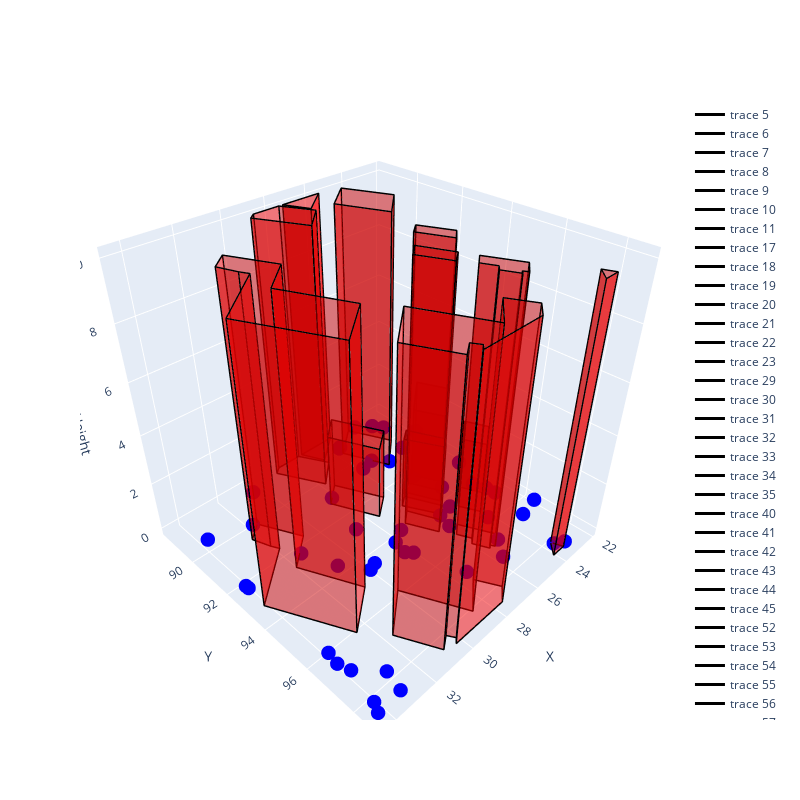

Notebook code cell kept with this figure:
### Code cell
initial_plot(delivary_locations=delivary_loc, obstacles=obstacles)

### Figure 1 — Plotly figure (JSON) as saved in the notebook; plotly's stock layout.template omitted (floating-point values rounded to 4 significant figures)
{"data": [{"color": "red", "i": [0, 0], "j": [1, 2], "k": [2, 3], "opacity": 0.5, "type": "mesh3d", "x": [27.81, 28.74, 28.74, 27.81], "y": [90.75, 91.42, 91.42, 90.75], "z": [0, 0, 3, 3]}, {"color": "red", "i": [0, 0], "j": [1, 2], "k": [2, 3], "opacity": 0.5, "type": "mesh3d", "x": [28.74, 27.8, 27.8, 28.74], "y": [91.42, 93.15, 93.15, 91.42], "z": [0, 0, 3, 3]}, {"color": "red", "i": [0, 0], "j": [1, 2], "k": [2, 3], "opacity": 0.5, "type": "mesh3d", "x": [27.8, 26.81, 26.81, 27.8], "y": [93.15, 92.53, 92.53, 93.15], "z": [0, 0, 3, 3]}, {"color": "red", "i": [0, 0], "j": [1, 2], "k": [2, 3], "opacity": 0.5, "type": "mesh3d", "x": [26.81, 27.81, 27.81, 26.81], "y": [92.53, 90.75, 90.75, 92.53], "z": [0, 0, 3, 3]}, {"color": "red", "i": [0, 0], "j": [1, 2], "k": [2, 3], "opacity": 0.5, "type": "mesh3d", "x": [27.81, 27.81, 27.81, 27.81], "y": [90.75, 90.75, 90.75, 90.75], "z": [0, 0, 3, 3]}, {"line": {"color": "black", "width": 3}, "mode": "lines", "type": "scatter3d", "x": [27.81, 28.74, 27.8, 26.81, 27.81, 27.81], "y": [90.75, 91.42, 93.15, 92.53, 90.75, 90.75], "z": [3, 3, 3, 3, 3, 3]}, {"line": {"color": "black", "width": 3}, "mode": "lines", "type": "scatter3d", "x": [27.81, 28.74, 27.8, 26.81, 27.81, 27.81], "y": [90.75, 91.42, 93.15, 92.53, 90.75, 90.75], "z": [0, 0, 0, 0, 0, 0]}, {"line": {"color": "black", "width": 3}, "mode": "lines", "type": "scatter3d", "x": [27.81, 27.81, 28.74, 28.74, 27.81], "y": [90.75, 90.75, 91.42, 91.42, 90.75], "z": [0, 3, 3, 0, 0]}, {"line": {"color": "black", "width": 3}, "mode": "lines", "type": "scatter3d", "x": [28.74, 28.74, 27.8, 27.8, 28.74], "y": [91.42, 91.42, 93.15, 93.15, 91.42], "z": [0, 3, 3, 0, 0]}, {"line": {"color": "black", "width": 3}, "mode": "lines", "type": "scatter3d", "x": [27.8, 27.8, 26.81, 26.81, 27.8], "y": [93.15, 93.15, 92.53, 92.53, 93.15], "z": [0, 3, 3, 0, 0]}, {"line": {"color": "black", "width": 3}, "mode": "lines", "type": "scatter3d", "x": [26.81, 26.81, 27.81, 27.81, 26.81], "y": [92.53, 92.53, 90.75, 90.75, 92.53], "z": [0, 3, 3, 0, 0]}, {"line": {"color": "black", "width": 3}, "mode": "lines", "type": "scatter3d", "x": [27.81, 27.81, 27.81, 27.81, 27.81], "y": [90.75, 90.75, 90.75, 90.75, 90.75], "z": [0, 3, 3, 0, 0]}, {"color": "red", "i": [0, 0], "j": [1, 2], "k": [2, 3], "opacity": 0.5, "type": "mesh3d", "x": [23.11, 24.81, 24.81, 23.11], "y": [91.25, 92.4, 92.4, 91.25], "z": [0, 0, 3, 3]}, {"color": "red", "i": [0, 0], "j": [1, 2], "k": [2, 3], "opacity": 0.5, "type": "mesh3d", "x": [24.81, 24.21, 24.21, 24.81], "y": [92.4, 93.45, 93.45, 92.4], "z": [0, 0, 3, 3]}, {"color": "red", "i": [0, 0], "j": [1, 2], "k": [2, 3], "opacity": 0.5, "type": "mesh3d", "x": [24.21, 22.51, 22.51, 24.21], "y": [93.45, 92.35, 92.35, 93.45], "z": [0, 0, 3, 3]}, {"color": "red", "i": [0, 0], "j": [1, 2], "k": [2, 3], "opacity": 0.5, "type": "mesh3d", "x": [22.51, 23.11, 23.11, 22.51], "y": [92.35, 91.25, 91.25, 92.35], "z": [0, 0, 3, 3]}, {"color": "red", "i": [0, 0], "j": [1, 2], "k": [2, 3], "opacity": 0.5, "type": "mesh3d", "x": [23.11, 23.11, 23.11, 23.11], "y": [91.25, 91.25, 91.25, 91.25], "z": [0, 0, 3, 3]}, {"line": {"color": "black", "width": 3}, "mode": "lines", "type": "scatter3d", "x": [23.11, 24.81, 24.21, 22.51, 23.11, 23.11], "y": [91.25, 92.4, 93.45, 92.35, 91.25, 91.25], "z": [3, 3, 3, 3, 3, 3]}, {"line": {"color": "black", "width": 3}, "mode": "lines", "type": "scatter3d", "x": [23.11, 24.81, 24.21, 22.51, 23.11, 23.11], "y": [91.25, 92.4, 93.45, 92.35, 91.25, 91.25], "z": [0, 0, 0, 0, 0, 0]}, {"line": {"color": "black", "width": 3}, "mode": "lines", "type": "scatter3d", "x": [23.11, 23.11, 24.81, 24.81, 23.11], "y": [91.25, 91.25, 92.4, 92.4, 91.25], "z": [0, 3, 3, 0, 0]}, {"line": {"color": "black", "width": 3}, "mode": "lines", "type": "scatter3d", "x": [24.81, 24.81, 24.21, 24.21, 24.81], "y": [92.4, 92.4, 93.45, 93.45, 92.4], "z": [0, 3, 3, 0, 0]}, {"line": {"color": "black", "width": 3}, "mode": "lines", "type": "scatter3d", "x": [24.21, 24.21, 22.51, 22.51, 24.21], "y": [93.45, 93.45, 92.35, 92.35, 93.45], "z": [0, 3, 3, 0, 0]}, {"line": {"color": "black", "width": 3}, "mode": "lines", "type": "scatter3d", "x": [22.51, 22.51, 23.11, 23.11, 22.51], "y": [92.35, 92.35, 91.25, 91.25, 92.35], "z": [0, 3, 3, 0, 0]}, {"line": {"color": "black", "width": 3}, "mode": "lines", "type": "scatter3d", "x": [23.11, 23.11, 23.11, 23.11, 23.11], "y": [91.25, 91.25, 91.25, 91.25, 91.25], "z": [0, 3, 3, 0, 0]}, {"color": "red", "i": [0, 0], "j": [1, 2], "k": [2, 3], "opacity": 0.5, "type": "mesh3d", "x": [24.55, 25.96, 25.96, 24.55], "y": [88.6, 89.55, 89.55, 88.6], "z": [0, 0, 10, 10]}, {"color": "red", "i": [0, 0], "j": [1, 2], "k": [2, 3], "opacity": 0.5, "type": "mesh3d", "x": [25.96, 25.01, 25.01, 25.96], "y": [89.55, 91.35, 91.35, 89.55], "z": [0, 0, 10, 10]}, {"color": "red", "i": [0, 0], "j": [1, 2], "k": [2, 3], "opacity": 0.5, "type": "mesh3d", "x": [25.01, 23.61, 23.61, 25.01], "y": [91.35, 90.32, 90.32, 91.35], "z": [0, 0, 10, 10]}, {"color": "red", "i": [0, 0], "j": [1, 2], "k": [2, 3], "opacity": 0.5, "type": "mesh3d", "x": [23.61, 24.55, 24.55, 23.61], "y": [90.32, 88.6, 88.6, 90.32], "z": [0, 0, 10, 10]}, {"color": "red", "i": [0, 0], "j": [1, 2], "k": [2, 3], "opacity": 0.5, "type": "mesh3d", "x": [24.55, 24.55, 24.55, 24.55], "y": [88.6, 88.6, 88.6, 88.6], "z": [0, 0, 10, 10]}, {"line": {"color": "black", "width": 3}, "mode": "lines", "type": "scatter3d", "x": [24.55, 25.96, 25.01, 23.61, 24.55, 24.55], "y": [88.6, 89.55, 91.35, 90.32, 88.6, 88.6], "z": [10, 10, 10, 10, 10, 10]}, {"line": {"color": "black", "width": 3}, "mode": "lines", "type": "scatter3d", "x": [24.55, 25.96, 25.01, 23.61, 24.55, 24.55], "y": [88.6, 89.55, 91.35, 90.32, 88.6, 88.6], "z": [0, 0, 0, 0, 0, 0]}, {"line": {"color": "black", "width": 3}, "mode": "lines", "type": "scatter3d", "x": [24.55, 24.55, 25.96, 25.96, 24.55], "y": [88.6, 88.6, 89.55, 89.55, 88.6], "z": [0, 10, 10, 0, 0]}, {"line": {"color": "black", "width": 3}, "mode": "lines", "type": "scatter3d", "x": [25.96, 25.96, 25.01, 25.01, 25.96], "y": [89.55, 89.55, 91.35, 91.35, 89.55], "z": [0, 10, 10, 0, 0]}, {"line": {"color": "black", "width": 3}, "mode": "lines", "type": "scatter3d", "x": [25.01, 25.01, 23.61, 23.61, 25.01], "y": [91.35, 91.35, 90.32, 90.32, 91.35], "z": [0, 10, 10, 0, 0]}, {"line": {"color": "black", "width": 3}, "mode": "lines", "type": "scatter3d", "x": [23.61, 23.61, 24.55, 24.55, 23.61], "y": [90.32, 90.32, 88.6, 88.6, 90.32], "z": [0, 10, 10, 0, 0]}, {"line": {"color": "black", "width": 3}, "mode": "lines", "type": "scatter3d", "x": [24.55, 24.55, 24.55, 24.55, 24.55], "y": [88.6, 88.6, 88.6, 88.6, 88.6], "z": [0, 10, 10, 0, 0]}, {"color": "red", "i": [0, 0], "j": [1, 2], "k": [2, 3], "opacity": 0.5, "type": "mesh3d", "x": [25.6, 27.42, 27.42, 25.6], "y": [88.45, 88.45, 88.45, 88.45], "z": [0, 0, 10, 10]}, {"color": "red", "i": [0, 0], "j": [1, 2], "k": [2, 3], "opacity": 0.5, "type": "mesh3d", "x": [27.42, 26.92, 26.92, 27.42], "y": [88.45, 89.35, 89.35, 88.45], "z": [0, 0, 10, 10]}, {"color": "red", "i": [0, 0], "j": [1, 2], "k": [2, 3], "opacity": 0.5, "type": "mesh3d", "x": [26.92, 25.6, 25.6, 26.92], "y": [89.35, 88.45, 88.45, 89.35], "z": [0, 0, 10, 10]}, {"color": "red", "i": [0, 0], "j": [1, 2], "k": [2, 3], "opacity": 0.5, "type": "mesh3d", "x": [25.6, 25.6, 25.6, 25.6], "y": [88.45, 88.45, 88.45, 88.45], "z": [0, 0, 10, 10]}, {"line": {"color": "black", "width": 3}, "mode": "lines", "type": "scatter3d", "x": [25.6, 27.42, 26.92, 25.6, 25.6], "y": [88.45, 88.45, 89.35, 88.45, 88.45], "z": [10, 10, 10, 10, 10]}, {"line": {"color": "black", "width": 3}, "mode": "lines", "type": "scatter3d", "x": [25.6, 27.42, 26.92, 25.6, 25.6], "y": [88.45, 88.45, 89.35, 88.45, 88.45], "z": [0, 0, 0, 0, 0]}, {"line": {"color": "black", "width": 3}, "mode": "lines", "type": "scatter3d", "x": [25.6, 25.6, 27.42, 27.42, 25.6], "y": [88.45, 88.45, 88.45, 88.45, 88.45], "z": [0, 10, 10, 0, 0]}, {"line": {"color": "black", "width": 3}, "mode": "lines", "type": "scatter3d", "x": [27.42, 27.42, 26.92, 26.92, 27.42], "y": [88.45, 88.45, 89.35, 89.35, 88.45], "z": [0, 10, 10, 0, 0]}, {"line": {"color": "black", "width": 3}, "mode": "lines", "type": "scatter3d", "x": [26.92, 26.92, 25.6, 25.6, 26.92], "y": [89.35, 89.35, 88.45, 88.45, 89.35], "z": [0, 10, 10, 0, 0]}, {"line": {"color": "black", "width": 3}, "mode": "lines", "type": "scatter3d", "x": [25.6, 25.6, 25.6, 25.6, 25.6], "y": [88.45, 88.45, 88.45, 88.45, 88.45], "z": [0, 10, 10, 0, 0]}, {"color": "red", "i": [0, 0], "j": [1, 2], "k": [2, 3], "opacity": 0.5, "type": "mesh3d", "x": [27.61, 28.81, 28.81, 27.61], "y": [88.45, 88.45, 88.45, 88.45], "z": [0, 0, 10, 10]}, {"color": "red", "i": [0, 0], "j": [1, 2], "k": [2, 3], "opacity": 0.5, "type": "mesh3d", "x": [28.81, 29.12, 29.12, 28.81], "y": [88.45, 88.66, 88.66, 88.45], "z": [0, 0, 10, 10]}, {"color": "red", "i": [0, 0], "j": [1, 2], "k": [2, 3], "opacity": 0.5, "type": "mesh3d", "x": [29.12, 28.02, 28.02, 29.12], "y": [88.66, 90.45, 90.45, 88.66], "z": [0, 0, 10, 10]}, {"color": "red", "i": [0, 0], "j": [1, 2], "k": [2, 3], "opacity": 0.5, "type": "mesh3d", "x": [28.02, 26.9, 26.9, 28.02], "y": [90.45, 89.57, 89.57, 90.45], "z": [0, 0, 10, 10]}, {"color": "red", "i": [0, 0], "j": [1, 2], "k": [2, 3], "opacity": 0.5, "type": "mesh3d", "x": [26.9, 27.61, 27.61, 26.9], "y": [89.57, 88.45, 88.45, 89.57], "z": [0, 0, 10, 10]}, {"color": "red", "i": [0, 0], "j": [1, 2], "k": [2, 3], "opacity": 0.5, "type": "mesh3d", "x": [27.61, 27.61, 27.61, 27.61], "y": [88.45, 88.45, 88.45, 88.45], "z": [0, 0, 10, 10]}, {"line": {"color": "black", "width": 3}, "mode": "lines", "type": "scatter3d", "x": [27.61, 28.81, 29.12, 28.02, 26.9, 27.61, 27.61], "y": [88.45, 88.45, 88.66, 90.45, 89.57, 88.45, 88.45], "z": [10, 10, 10, 10, 10, 10, 10]}, {"line": {"color": "black", "width": 3}, "mode": "lines", "type": "scatter3d", "x": [27.61, 28.81, 29.12, 28.02, 26.9, 27.61, 27.61], "y": [88.45, 88.45, 88.66, 90.45, 89.57, 88.45, 88.45], "z": [0, 0, 0, 0, 0, 0, 0]}, {"line": {"color": "black", "width": 3}, "mode": "lines", "type": "scatter3d", "x": [27.61, 27.61, 28.81, 28.81, 27.61], "y": [88.45, 88.45, 88.45, 88.45, 88.45], "z": [0, 10, 10, 0, 0]}, {"line": {"color": "black", "width": 3}, "mode": "lines", "type": "scatter3d", "x": [28.81, 28.81, 29.12, 29.12, 28.81], "y": [88.45, 88.45, 88.66, 88.66, 88.45], "z": [0, 10, 10, 0, 0]}, {"line": {"color": "black", "width": 3}, "mode": "lines", "type": "scatter3d", "x": [29.12, 29.12, 28.02, 28.02, 29.12], "y": [88.66, 88.66, 90.45, 90.45, 88.66], "z": [0, 10, 10, 0, 0]}, {"line": {"color": "black", "width": 3}, "mode": "lines", "type": "scatter3d", "x": [28.02, 28.02, 26.9, 26.9, 28.02], "y": [90.45, 90.45, 89.57, 89.57, 90.45], "z": [0, 10, 10, 0, 0]}, {"line": {"color": "black", "width": 3}, "mode": "lines", "type": "scatter3d", "x": [26.9, 26.9, 27.61, 27.61, 26.9], "y": [89.57, 89.57, 88.45, 88.45, 89.57], "z": [0, 10, 10, 0, 0]}, {"line": {"color": "black", "width": 3}, "mode": "lines", "type": "scatter3d", "x": [27.61, 27.61, 27.61, 27.61, 27.61], "y": [88.45, 88.45, 88.45, 88.45, 88.45], "z": [0, 10, 10, 0, 0]}, {"color": "red", "i": [0, 0], "j": [1, 2], "k": [2, 3], "opacity": 0.5, "type": "mesh3d", "x": [25.33, 25.86, 25.86, 25.33], "y": [92.62, 92.95, 92.95, 92.62], "z": [0, 0, 10, 10]}, {"color": "red", "i": [0, 0], "j": [1, 2], "k": [2, 3], "opacity": 0.5, "type": "mesh3d", "x": [25.86, 25.21, 25.21, 25.86], "y": [92.95, 94.15, 94.15, 92.95], "z": [0, 0, 10, 10]}, {"color": "red", "i": [0, 0], "j": [1, 2], "k": [2, 3], "opacity": 0.5, "type": "mesh3d", "x": [25.21, 24.69, 24.69, 25.21], "y": [94.15, 93.78, 93.78, 94.15], "z": [0, 0, 10, 10]}, {"color": "red", "i": [0, 0], "j": [1, 2], "k": [2, 3], "opacity": 0.5, "type": "mesh3d", "x": [24.69, 25.33, 25.33, 24.69], "y": [93.78, 92.63, 92.63, 93.78], "z": [0, 0, 10, 10]}, {"color": "red", "i": [0, 0], "j": [1, 2], "k": [2, 3], "opacity": 0.5, "type": "mesh3d", "x": [25.33, 25.33, 25.33, 25.33], "y": [92.63, 92.62, 92.62, 92.63], "z": [0, 0, 10, 10]}, {"line": {"color": "black", "width": 3}, "mode": "lines", "type": "scatter3d", "x": [25.33, 25.86, 25.21, 24.69, 25.33, 25.33], "y": [92.62, 92.95, 94.15, 93.78, 92.63, 92.62], "z": [10, 10, 10, 10, 10, 10]}, {"line": {"color": "black", "width": 3}, "mode": "lines", "type": "scatter3d", "x": [25.33, 25.86, 25.21, 24.69, 25.33, 25.33], "y": [92.62, 92.95, 94.15, 93.78, 92.63, 92.62], "z": [0, 0, 0, 0, 0, 0]}, {"line": {"color": "black", "width": 3}, "mode": "lines", "type": "scatter3d", "x": [25.33, 25.33, 25.86, 25.86, 25.33], "y": [92.62, 92.62, 92.95, 92.95, 92.62], "z": [0, 10, 10, 0, 0]}, {"line": {"color": "black", "width": 3}, "mode": "lines", "type": "scatter3d", "x": [25.86, 25.86, 25.21, 25.21, 25.86], "y": [92.95, 92.95, 94.15, 94.15, 92.95], "z": [0, 10, 10, 0, 0]}, {"line": {"color": "black", "width": 3}, "mode": "lines", "type": "scatter3d", "x": [25.21, 25.21, 24.69, 24.69, 25.21], "y": [94.15, 94.15, 93.78, 93.78, 94.15], "z": [0, 10, 10, 0, 0]}, {"line": {"color": "black", "width": 3}, "mode": "lines", "type": "scatter3d", "x": [24.69, 24.69, 25.33, 25.33, 24.69], "y": [93.78, 93.78, 92.63, 92.63, 93.78], "z": [0, 10, 10, 0, 0]}, {"line": {"color": "black", "width": 3}, "mode": "lines", "type": "scatter3d", "x": [25.33, 25.33, 25.33, 25.33, 25.33], "y": [92.63, 92.63, 92.62, 92.62, 92.63], "z": [0, 10, 10, 0, 0]}, {"color": "red", "i": [0, 0], "j": [1, 2], "k": [2, 3], "opacity": 0.5, "type": "mesh3d", "x": [26.11, 26.62, 26.62, 26.11], "y": [93.05, 93.35, 93.35, 93.05], "z": [0, 0, 3, 3]}, {"color": "red", "i": [0, 0], "j": [1, 2], "k": [2, 3], "opacity": 0.5, "type": "mesh3d", "x": [26.62, 25.81, 25.81, 26.62], "y": [93.35, 94.65, 94.65, 93.35], "z": [0, 0, 3, 3]}, {"color": "red", "i": [0, 0], "j": [1, 2], "k": [2, 3], "opacity": 0.5, "type": "mesh3d", "x": [25.81, 25.39, 25.39, 25.81], "y": [94.65, 94.35, 94.35, 94.65], "z": [0, 0, 3, 3]}, {"color": "red", "i": [0, 0], "j": [1, 2], "k": [2, 3], "opacity": 0.5, "type": "mesh3d", "x": [25.39, 26.11, 26.11, 25.39], "y": [94.35, 93.05, 93.05, 94.35], "z": [0, 0, 3, 3]}, {"color": "red", "i": [0, 0], "j": [1, 2], "k": [2, 3], "opacity": 0.5, "type": "mesh3d", "x": [26.11, 26.11, 26.11, 26.11], "y": [93.05, 93.05, 93.05, 93.05], "z": [0, 0, 3, 3]}, {"line": {"color": "black", "width": 3}, "mode": "lines", "type": "scatter3d", "x": [26.11, 26.62, 25.81, 25.39, 26.11, 26.11], "y": [93.05, 93.35, 94.65, 94.35, 93.05, 93.05], "z": [3, 3, 3, 3, 3, 3]}, {"line": {"color": "black", "width": 3}, "mode": "lines", "type": "scatter3d", "x": [26.11, 26.62, 25.81, 25.39, 26.11, 26.11], "y": [93.05, 93.35, 94.65, 94.35, 93.05, 93.05], "z": [0, 0, 0, 0, 0, 0]}, {"line": {"color": "black", "width": 3}, "mode": "lines", "type": "scatter3d", "x": [26.11, 26.11, 26.62, 26.62, 26.11], "y": [93.05, 93.05, 93.35, 93.35, 93.05], "z": [0, 3, 3, 0, 0]}, {"line": {"color": "black", "width": 3}, "mode": "lines", "type": "scatter3d", "x": [26.62, 26.62, 25.81, 25.81, 26.62], "y": [93.35, 93.35, 94.65, 94.65, 93.35], "z": [0, 3, 3, 0, 0]}, {"line": {"color": "black", "width": 3}, "mode": "lines", "type": "scatter3d", "x": [25.81, 25.81, 25.39, 25.39, 25.81], "y": [94.65, 94.65, 94.35, 94.35, 94.65], "z": [0, 3, 3, 0, 0]}, {"line": {"color": "black", "width": 3}, "mode": "lines", "type": "scatter3d", "x": [25.39, 25.39, 26.11, 26.11, 25.39], "y": [94.35, 94.35, 93.05, 93.05, 94.35], "z": [0, 3, 3, 0, 0]}, {"line": {"color": "black", "width": 3}, "mode": "lines", "type": "scatter3d", "x": [26.11, 26.11, 26.11, 26.11, 26.11], "y": [93.05, 93.05, 93.05, 93.05, 93.05], "z": [0, 3, 3, 0, 0]}, {"color": "red", "i": [0, 0], "j": [1, 2], "k": [2, 3], "opacity": 0.5, "type": "mesh3d", "x": [26.72, 27.32, 27.32, 26.72], "y": [93.65, 94.05, 94.05, 93.65], "z": [0, 0, 10, 10]}, {"color": "red", "i": [0, 0], "j": [1, 2], "k": [2, 3], "opacity": 0.5, "type": "mesh3d", "x": [27.32, 26.69, 26.69, 27.32], "y": [94.05, 95.18, 95.18, 94.05], "z": [0, 0, 10, 10]}, {"color": "red", "i": [0, 0], "j": [1, 2], "k": [2, 3], "opacity": 0.5, "type": "mesh3d", "x": [26.69, 26.1, 26.1, 26.69], "y": [95.18, 94.83, 94.83, 95.18], "z": [0, 0, 10, 10]}, {"color": "red", "i": [0, 0], "j": [1, 2], "k": [2, 3], "opacity": 0.5, "type": "mesh3d", "x": [26.1, 26.72, 26.72, 26.1], "y": [94.83, 93.65, 93.65, 94.83], "z": [0, 0, 10, 10]}, {"color": "red", "i": [0, 0], "j": [1, 2], "k": [2, 3], "opacity": 0.5, "type": "mesh3d", "x": [26.72, 26.72, 26.72, 26.72], "y": [93.65, 93.65, 93.65, 93.65], "z": [0, 0, 10, 10]}, {"line": {"color": "black", "width": 3}, "mode": "lines", "type": "scatter3d", "x": [26.72, 27.32, 26.69, 26.1, 26.72, 26.72], "y": [93.65, 94.05, 95.18, 94.83, 93.65, 93.65], "z": [10, 10, 10, 10, 10, 10]}, {"line": {"color": "black", "width": 3}, "mode": "lines", "type": "scatter3d", "x": [26.72, 27.32, 26.69, 26.1, 26.72, 26.72], "y": [93.65, 94.05, 95.18, 94.83, 93.65, 93.65], "z": [0, 0, 0, 0, 0, 0]}, {"line": {"color": "black", "width": 3}, "mode": "lines", "type": "scatter3d", "x": [26.72, 26.72, 27.32, 27.32, 26.72], "y": [93.65, 93.65, 94.05, 94.05, 93.65], "z": [0, 10, 10, 0, 0]}, {"line": {"color": "black", "width": 3}, "mode": "lines", "type": "scatter3d", "x": [27.32, 27.32, 26.69, 26.69, 27.32], "y": [94.05, 94.05, 95.18, 95.18, 94.05], "z": [0, 10, 10, 0, 0]}, {"line": {"color": "black", "width": 3}, "mode": "lines", "type": "scatter3d", "x": [26.69, 26.69, 26.1, 26.1, 26.69], "y": [95.18, 95.18, 94.83, 94.83, 95.18], "z": [0, 10, 10, 0, 0]}, {"line": {"color": "black", "width": 3}, "mode": "lines", "type": "scatter3d", "x": [26.1, 26.1, 26.72, 26.72, 26.1], "y": [94.83, 94.83, 93.65, 93.65, 94.83], "z": [0, 10, 10, 0, 0]}, {"line": {"color": "black", "width": 3}, "mode": "lines", "type": "scatter3d", "x": [26.72, 26.72, 26.72, 26.72, 26.72], "y": [93.65, 93.65, 93.65, 93.65, 93.65], "z": [0, 10, 10, 0, 0]}, {"color": "red", "i": [0, 0], "j": [1, 2], "k": [2, 3], "opacity": 0.5, "type": "mesh3d", "x": [25.81, 26.29, 26.29, 25.81], "y": [95.4, 95.7, 95.7, 95.4], "z": [0, 0, 10, 10]}, {"color": "red", "i": [0, 0], "j": [1, 2], "k": [2, 3], "opacity": 0.5, "type": "mesh3d", "x": [26.29, 26.01, 26.01, 26.29], "y": [95.7, 96.2, 96.2, 95.7], "z": [0, 0, 10, 10]}, {"color": "red", "i": [0, 0], "j": [1, 2], "k": [2, 3], "opacity": 0.5, "type": "mesh3d", "x": [26.01, 26.25, 26.25, 26.01], "y": [96.2, 96.37, 96.37, 96.2], "z": [0, 0, 10, 10]}, {"color": "red", "i": [0, 0], "j": [1, 2], "k": [2, 3], "opacity": 0.5, "type": "mesh3d", "x": [26.25, 25.93, 25.93, 26.25], "y": [96.37, 96.94, 96.94, 96.37], "z": [0, 0, 10, 10]}, {"color": "red", "i": [0, 0], "j": [1, 2], "k": [2, 3], "opacity": 0.5, "type": "mesh3d", "x": [25.93, 25.8, 25.8, 25.93], "y": [96.94, 96.84, 96.84, 96.94], "z": [0, 0, 10, 10]}, {"color": "red", "i": [0, 0], "j": [1, 2], "k": [2, 3], "opacity": 0.5, "type": "mesh3d", "x": [25.8, 25.69, 25.69, 25.8], "y": [96.84, 97.01, 97.01, 96.84], "z": [0, 0, 10, 10]}, {"color": "red", "i": [0, 0], "j": [1, 2], "k": [2, 3], "opacity": 0.5, "type": "mesh3d", "x": [25.69, 25.11, 25.11, 25.69], "y": [97.01, 96.65, 96.65, 97.01], "z": [0, 0, 10, 10]}, {"color": "red", "i": [0, 0], "j": [1, 2], "k": [2, 3], "opacity": 0.5, "type": "mesh3d", "x": [25.11, 25.81, 25.81, 25.11], "y": [96.65, 95.4, 95.4, 96.65], "z": [0, 0, 10, 10]}, {"color": "red", "i": [0, 0], "j": [1, 2], "k": [2, 3], "opacity": 0.5, "type": "mesh3d", "x": [25.81, 25.81, 25.81, 25.81], "y": [95.4, 95.4, 95.4, 95.4], "z": [0, 0, 10, 10]}, {"line": {"color": "black", "width": 3}, "mode": "lines", "type": "scatter3d", "x": [25.81, 26.29, 26.01, 26.25, 25.93, 25.8, 25.69, 25.11, 25.81, 25.81], "y": [95.4, 95.7, 96.2, 96.37, 96.94, 96.84, 97.01, 96.65, 95.4, 95.4], "z": [10, 10, 10, 10, 10, 10, 10, 10, 10, 10]}, {"line": {"color": "black", "width": 3}, "mode": "lines", "type": "scatter3d", "x": [25.81, 26.29, 26.01, 26.25, 25.93, 25.8, 25.69, 25.11, 25.81, 25.81], "y": [95.4, 95.7, 96.2, 96.37, 96.94, 96.84, 97.01, 96.65, 95.4, 95.4], "z": [0, 0, 0, 0, 0, 0, 0, 0, 0, 0]}, {"line": {"color": "black", "width": 3}, "mode": "lines", "type": "scatter3d", "x": [25.81, 25.81, 26.29, 26.29, 25.81], "y": [95.4, 95.4, 95.7, 95.7, 95.4], "z": [0, 10, 10, 0, 0]}, {"line": {"color": "black", "width": 3}, "mode": "lines", "type": "scatter3d", "x": [26.29, 26.29, 26.01, 26.01, 26.29], "y": [95.7, 95.7, 96.2, 96.2, 95.7], "z": [0, 10, 10, 0, 0]}, {"line": {"color": "black", "width": 3}, "mode": "lines", "type": "scatter3d", "x": [26.01, 26.01, 26.25, 26.25, 26.01], "y": [96.2, 96.2, 96.37, 96.37, 96.2], "z": [0, 10, 10, 0, 0]}, {"line": {"color": "black", "width": 3}, "mode": "lines", "type": "scatter3d", "x": [26.25, 26.25, 25.93, 25.93, 26.25], "y": [96.37, 96.37, 96.94, 96.94, 96.37], "z": [0, 10, 10, 0, 0]}, {"line": {"color": "black", "width": 3}, "mode": "lines", "type": "scatter3d", "x": [25.93, 25.93, 25.8, 25.8, 25.93], "y": [96.94, 96.94, 96.84, 96.84, 96.94], "z": [0, 10, 10, 0, 0]}, {"line": {"color": "black", "width": 3}, "mode": "lines", "type": "scatter3d", "x": [25.8, 25.8, 25.69, 25.69, 25.8], "y": [96.84, 96.84, 97.01, 97.01, 96.84], "z": [0, 10, 10, 0, 0]}, {"line": {"color": "black", "width": 3}, "mode": "lines", "type": "scatter3d", "x": [25.69, 25.69, 25.11, 25.11, 25.69], "y": [97.01, 97.01, 96.65, 96.65, 97.01], "z": [0, 10, 10, 0, 0]}, {"line": {"color": "black", "width": 3}, "mode": "lines", "type": "scatter3d", "x": [25.11, 25.11, 25.81, 25.81, 25.11], "y": [96.65, 96.65, 95.4, 95.4, 96.65], "z": [0, 10, 10, 0, 0]}, {"line": {"color": "black", "width": 3}, "mode": "lines", "type": "scatter3d", "x": [25.81, 25.81, 25.81, 25.81, 25.81], "y": [95.4, 95.4, 95.4, 95.4, 95.4], "z": [0, 10, 10, 0, 0]}, {"color": "red", "i": [0, 0], "j": [1, 2], "k": [2, 3], "opacity": 0.5, "type": "mesh3d", "x": [23.9, 24.91, 24.91, 23.9], "y": [94.15, 94.81, 94.81, 94.15], "z": [0, 0, 3, 3]}, {"color": "red", "i": [0, 0], "j": [1, 2], "k": [2, 3], "opacity": 0.5, "type": "mesh3d", "x": [24.91, 24.48, 24.48, 24.91], "y": [94.81, 95.57, 95.57, 94.81], "z": [0, 0, 3, 3]}, {"color": "red", "i": [0, 0], "j": [1, 2], "k": [2, 3], "opacity": 0.5, "type": "mesh3d", "x": [24.48, 23.48, 23.48, 24.48], "y": [95.57, 94.95, 94.95, 95.57], "z": [0, 0, 3, 3]}, {"color": "red", "i": [0, 0], "j": [1, 2], "k": [2, 3], "opacity": 0.5, "type": "mesh3d", "x": [23.48, 23.9, 23.9, 23.48], "y": [94.95, 94.15, 94.15, 94.95], "z": [0, 0, 3, 3]}, {"color": "red", "i": [0, 0], "j": [1, 2], "k": [2, 3], "opacity": 0.5, "type": "mesh3d", "x": [23.9, 23.9, 23.9, 23.9], "y": [94.15, 94.15, 94.15, 94.15], "z": [0, 0, 3, 3]}, {"line": {"color": "black", "width": 3}, "mode": "lines", "type": "scatter3d", "x": [23.9, 24.91, 24.48, 23.48, 23.9, 23.9], "y": [94.15, 94.81, 95.57, 94.95, 94.15, 94.15], "z": [3, 3, 3, 3, 3, 3]}, {"line": {"color": "black", "width": 3}, "mode": "lines", "type": "scatter3d", "x": [23.9, 24.91, 24.48, 23.48, 23.9, 23.9], "y": [94.15, 94.81, 95.57, 94.95, 94.15, 94.15], "z": [0, 0, 0, 0, 0, 0]}, {"line": {"color": "black", "width": 3}, "mode": "lines", "type": "scatter3d", "x": [23.9, 23.9, 24.91, 24.91, 23.9], "y": [94.15, 94.15, 94.81, 94.81, 94.15], "z": [0, 3, 3, 0, 0]}, {"line": {"color": "black", "width": 3}, "mode": "lines", "type": "scatter3d", "x": [24.91, 24.91, 24.48, 24.48, 24.91], "y": [94.81, 94.81, 95.57, 95.57, 94.81], "z": [0, 3, 3, 0, 0]}, {"line": {"color": "black", "width": 3}, "mode": "lines", "type": "scatter3d", "x": [24.48, 24.48, 23.48, 23.48, 24.48], "y": [95.57, 95.57, 94.95, 94.95, 95.57], "z": [0, 3, 3, 0, 0]}, {"line": {"color": "black", "width": 3}, "mode": "lines", "type": "scatter3d", "x": [23.48, 23.48, 23.9, 23.9, 23.48], "y": [94.95, 94.95, 94.15, 94.15, 94.95], "z": [0, 3, 3, 0, 0]}, {"line": {"color": "black", "width": 3}, "mode": "lines", "type": "scatter3d", "x": [23.9, 23.9, 23.9, 23.9, 23.9], "y": [94.15, 94.15, 94.15, 94.15, 94.15], "z": [0, 3, 3, 0, 0]}, {"color": "red", "i": [0, 0], "j": [1, 2], "k": [2, 3], "opacity": 0.5, "type": "mesh3d", "x": [23.71, 23.91, 23.91, 23.71], "y": [98.67, 98.26, 98.26, 98.67], "z": [0, 0, 10, 10]}, {"color": "red", "i": [0, 0], "j": [1, 2], "k": [2, 3], "opacity": 0.5, "type": "mesh3d", "x": [23.91, 24.41, 24.41, 23.91], "y": [98.26, 98.67, 98.67, 98.26], "z": [0, 0, 10, 10]}, {"color": "red", "i": [0, 0], "j": [1, 2], "k": [2, 3], "opacity": 0.5, "type": "mesh3d", "x": [24.41, 23.71, 23.71, 24.41], "y": [98.67, 98.67, 98.67, 98.67], "z": [0, 0, 10, 10]}, {"color": "red", "i": [0, 0], "j": [1, 2], "k": [2, 3], "opacity": 0.5, "type": "mesh3d", "x": [23.71, 23.71, 23.71, 23.71], "y": [98.67, 98.67, 98.67, 98.67], "z": [0, 0, 10, 10]}, {"line": {"color": "black", "width": 3}, "mode": "lines", "type": "scatter3d", "x": [23.71, 23.91, 24.41, 23.71, 23.71], "y": [98.67, 98.26, 98.67, 98.67, 98.67], "z": [10, 10, 10, 10, 10]}, {"line": {"color": "black", "width": 3}, "mode": "lines", "type": "scatter3d", "x": [23.71, 23.91, 24.41, 23.71, 23.71], "y": [98.67, 98.26, 98.67, 98.67, 98.67], "z": [0, 0, 0, 0, 0]}, {"line": {"color": "black", "width": 3}, "mode": "lines", "type": "scatter3d", "x": [23.71, 23.71, 23.91, 23.91, 23.71], "y": [98.67, 98.67, 98.26, 98.26, 98.67], "z": [0, 10, 10, 0, 0]}, {"line": {"color": "black", "width": 3}, "mode": "lines", "type": "scatter3d", "x": [23.91, 23.91, 24.41, 24.41, 23.91], "y": [98.26, 98.26, 98.67, 98.67, 98.26], "z": [0, 10, 10, 0, 0]}, {"line": {"color": "black", "width": 3}, "mode": "lines", "type": "scatter3d", "x": [24.41, 24.41, 23.71, 23.71, 24.41], "y": [98.67, 98.67, 98.67, 98.67, 98.67], "z": [0, 10, 10, 0, 0]}, {"line": {"color": "black", "width": 3}, "mode": "lines", "type": "scatter3d", "x": [23.71, 23.71, 23.71, 23.71, 23.71], "y": [98.67, 98.67, 98.67, 98.67, 98.67], "z": [0, 10, 10, 0, 0]}, {"color": "red", "i": [0, 0], "j": [1, 2], "k": [2, 3], "opacity": 0.5, "type": "mesh3d", "x": [31.81, 32.51, 32.51, 31.81], "y": [90.35, 90.85, 90.85, 90.35], "z": [0, 0, 10, 10]}, {"color": "red", "i": [0, 0], "j": [1, 2], "k": [2, 3], "opacity": 0.5, "type": "mesh3d", "x": [32.51, 32.21, 32.21, 32.51], "y": [90.85, 91.55, 91.55, 90.85], "z": [0, 0, 10, 10]}, {"color": "red", "i": [0, 0], "j": [1, 2], "k": [2, 3], "opacity": 0.5, "type": "mesh3d", "x": [32.21, 32.03, 32.03, 32.21], "y": [91.55, 91.85, 91.85, 91.55], "z": [0, 0, 10, 10]}, {"color": "red", "i": [0, 0], "j": [1, 2], "k": [2, 3], "opacity": 0.5, "type": "mesh3d", "x": [32.03, 34.31, 34.31, 32.03], "y": [91.85, 93.45, 93.45, 91.85], "z": [0, 0, 10, 10]}, {"color": "red", "i": [0, 0], "j": [1, 2], "k": [2, 3], "opacity": 0.5, "type": "mesh3d", "x": [34.31, 32.69, 32.69, 34.31], "y": [93.45, 96.27, 96.27, 93.45], "z": [0, 0, 10, 10]}, {"color": "red", "i": [0, 0], "j": [1, 2], "k": [2, 3], "opacity": 0.5, "type": "mesh3d", "x": [32.69, 30.99, 30.99, 32.69], "y": [96.27, 95.15, 95.15, 96.27], "z": [0, 0, 10, 10]}, {"color": "red", "i": [0, 0], "j": [1, 2], "k": [2, 3], "opacity": 0.5, "type": "mesh3d", "x": [30.99, 32.21, 32.21, 30.99], "y": [95.15, 92.93, 92.93, 95.15], "z": [0, 0, 10, 10]}, {"color": "red", "i": [0, 0], "j": [1, 2], "k": [2, 3], "opacity": 0.5, "type": "mesh3d", "x": [32.21, 30.89, 30.89, 32.21], "y": [92.93, 91.97, 91.97, 92.93], "z": [0, 0, 10, 10]}, {"color": "red", "i": [0, 0], "j": [1, 2], "k": [2, 3], "opacity": 0.5, "type": "mesh3d", "x": [30.89, 31.81, 31.81, 30.89], "y": [91.97, 90.35, 90.35, 91.97], "z": [0, 0, 10, 10]}, {"color": "red", "i": [0, 0], "j": [1, 2], "k": [2, 3], "opacity": 0.5, "type": "mesh3d", "x": [31.81, 31.81, 31.81, 31.81], "y": [90.35, 90.35, 90.35, 90.35], "z": [0, 0, 10, 10]}, {"line": {"color": "black", "width": 3}, "mode": "lines", "type": "scatter3d", "x": [31.81, 32.51, 32.21, 32.03, 34.31, 32.69, 30.99, 32.21, 30.89, 31.81, 31.81], "y": [90.35, 90.85, 91.55, 91.85, 93.45, 96.27, 95.15, 92.93, 91.97, 90.35, 90.35], "z": [10, 10, 10, 10, 10, 10, 10, 10, 10, 10, 10]}, {"line": {"color": "black", "width": 3}, "mode": "lines", "type": "scatter3d", "x": [31.81, 32.51, 32.21, 32.03, 34.31, 32.69, 30.99, 32.21, 30.89, 31.81, 31.81], "y": [90.35, 90.85, 91.55, 91.85, 93.45, 96.27, 95.15, 92.93, 91.97, 90.35, 90.35], "z": [0, 0, 0, 0, 0, 0, 0, 0, 0, 0, 0]}, {"line": {"color": "black", "width": 3}, "mode": "lines", "type": "scatter3d", "x": [31.81, 31.81, 32.51, 32.51, 31.81], "y": [90.35, 90.35, 90.85, 90.85, 90.35], "z": [0, 10, 10, 0, 0]}, {"line": {"color": "black", "width": 3}, "mode": "lines", "type": "scatter3d", "x": [32.51, 32.51, 32.21, 32.21, 32.51], "y": [90.85, 90.85, 91.55, 91.55, 90.85], "z": [0, 10, 10, 0, 0]}, {"line": {"color": "black", "width": 3}, "mode": "lines", "type": "scatter3d", "x": [32.21, 32.21, 32.03, 32.03, 32.21], "y": [91.55, 91.55, 91.85, 91.85, 91.55], "z": [0, 10, 10, 0, 0]}, {"line": {"color": "black", "width": 3}, "mode": "lines", "type": "scatter3d", "x": [32.03, 32.03, 34.31, 34.31, 32.03], "y": [91.85, 91.85, 93.45, 93.45, 91.85], "z": [0, 10, 10, 0, 0]}, {"line": {"color": "black", "width": 3}, "mode": "lines", "type": "scatter3d", "x": [34.31, 34.31, 32.69, 32.69, 34.31], "y": [93.45, 93.45, 96.27, 96.27, 93.45], "z": [0, 10, 10, 0, 0]}, {"line": {"color": "black", "width": 3}, "mode": "lines", "type": "scatter3d", "x": [32.69, 32.69, 30.99, 30.99, 32.69], "y": [96.27, 96.27, 95.15, 95.15, 96.27], "z": [0, 10, 10, 0, 0]}, {"line": {"color": "black", "width": 3}, "mode": "lines", "type": "scatter3d", "x": [30.99, 30.99, 32.21, 32.21, 30.99], "y": [95.15, 95.15, 92.93, 92.93, 95.15], "z": [0, 10, 10, 0, 0]}, {"line": {"color": "black", "width": 3}, "mode": "lines", "type": "scatter3d", "x": [32.21, 32.21, 30.89, 30.89, 32.21], "y": [92.93, 92.93, 91.97, 91.97, 92.93], "z": [0, 10, 10, 0, 0]}, {"line": {"color": "black", "width": 3}, "mode": "lines", "type": "scatter3d", "x": [30.89, 30.89, 31.81, 31.81, 30.89], "y": [91.97, 91.97, 90.35, 90.35, 91.97], "z": [0, 10, 10, 0, 0]}, {"line": {"color": "black", "width": 3}, "mode": "lines", "type": "scatter3d", "x": [31.81, 31.81, 31.81, 31.81, 31.81], "y": [90.35, 90.35, 90.35, 90.35, 90.35], "z": [0, 10, 10, 0, 0]}, {"color": "red", "i": [0, 0], "j": [1, 2], "k": [2, 3], "opacity": 0.5, "type": "mesh3d", "x": [30.21, 31.85, 31.85, 30.21], "y": [96, 97.11, 97.11, 96], "z": [0, 0, 10, 10]}, {"color": "red", "i": [0, 0], "j": [1, 2], "k": [2, 3], "opacity": 0.5, "type": "mesh3d", "x": [31.85, 31.02, 31.02, 31.85], "y": [97.11, 98.55, 98.55, 97.11], "z": [0, 0, 10, 10]}, {"color": "red", "i": [0, 0], "j": [1, 2], "k": [2, 3], "opacity": 0.5, "type": "mesh3d", "x": [31.02, 30.5, 30.5, 31.02], "y": [98.55, 98.26, 98.26, 98.55], "z": [0, 0, 10, 10]}, {"color": "red", "i": [0, 0], "j": [1, 2], "k": [2, 3], "opacity": 0.5, "type": "mesh3d", "x": [30.5, 30.31, 30.31, 30.5], "y": [98.26, 98.53, 98.53, 98.26], "z": [0, 0, 10, 10]}, {"color": "red", "i": [0, 0], "j": [1, 2], "k": [2, 3], "opacity": 0.5, "type": "mesh3d", "x": [30.31, 30.51, 30.51, 30.31], "y": [98.53, 98.67, 98.67, 98.53], "z": [0, 0, 10, 10]}, {"color": "red", "i": [0, 0], "j": [1, 2], "k": [2, 3], "opacity": 0.5, "type": "mesh3d", "x": [30.51, 27.81, 27.81, 30.51], "y": [98.67, 98.67, 98.67, 98.67], "z": [0, 0, 10, 10]}, {"color": "red", "i": [0, 0], "j": [1, 2], "k": [2, 3], "opacity": 0.5, "type": "mesh3d", "x": [27.81, 27.21, 27.21, 27.81], "y": [98.67, 98.28, 98.28, 98.67], "z": [0, 0, 10, 10]}, {"color": "red", "i": [0, 0], "j": [1, 2], "k": [2, 3], "opacity": 0.5, "type": "mesh3d", "x": [27.21, 27.73, 27.73, 27.21], "y": [98.28, 97.43, 97.43, 98.28], "z": [0, 0, 10, 10]}, {"color": "red", "i": [0, 0], "j": [1, 2], "k": [2, 3], "opacity": 0.5, "type": "mesh3d", "x": [27.73, 28.95, 28.95, 27.73], "y": [97.43, 98.25, 98.25, 97.43], "z": [0, 0, 10, 10]}, {"color": "red", "i": [0, 0], "j": [1, 2], "k": [2, 3], "opacity": 0.5, "type": "mesh3d", "x": [28.95, 30.21, 30.21, 28.95], "y": [98.25, 96, 96, 98.25], "z": [0, 0, 10, 10]}, {"color": "red", "i": [0, 0], "j": [1, 2], "k": [2, 3], "opacity": 0.5, "type": "mesh3d", "x": [30.21, 30.21, 30.21, 30.21], "y": [96, 96, 96, 96], "z": [0, 0, 10, 10]}, {"line": {"color": "black", "width": 3}, "mode": "lines", "type": "scatter3d", "x": [30.21, 31.85, 31.02, 30.5, 30.31, 30.51, 27.81, 27.21, 27.73, 28.95, 30.21, 30.21], "y": [96, 97.11, 98.55, 98.26, 98.53, 98.67, 98.67, 98.28, 97.43, 98.25, 96, 96], "z": [10, 10, 10, 10, 10, 10, 10, 10, 10, 10, 10, 10]}, {"line": {"color": "black", "width": 3}, "mode": "lines", "type": "scatter3d", "x": [30.21, 31.85, 31.02, 30.5, 30.31, 30.51, 27.81, 27.21, 27.73, 28.95, 30.21, 30.21], "y": [96, 97.11, 98.55, 98.26, 98.53, 98.67, 98.67, 98.28, 97.43, 98.25, 96, 96], "z": [0, 0, 0, 0, 0, 0, 0, 0, 0, 0, 0, 0]}, {"line": {"color": "black", "width": 3}, "mode": "lines", "type": "scatter3d", "x": [30.21, 30.21, 31.85, 31.85, 30.21], "y": [96, 96, 97.11, 97.11, 96], "z": [0, 10, 10, 0, 0]}, {"line": {"color": "black", "width": 3}, "mode": "lines", "type": "scatter3d", "x": [31.85, 31.85, 31.02, 31.02, 31.85], "y": [97.11, 97.11, 98.55, 98.55, 97.11], "z": [0, 10, 10, 0, 0]}, {"line": {"color": "black", "width": 3}, "mode": "lines", "type": "scatter3d", "x": [31.02, 31.02, 30.5, 30.5, 31.02], "y": [98.55, 98.55, 98.26, 98.26, 98.55], "z": [0, 10, 10, 0, 0]}, {"line": {"color": "black", "width": 3}, "mode": "lines", "type": "scatter3d", "x": [30.5, 30.5, 30.31, 30.31, 30.5], "y": [98.26, 98.26, 98.53, 98.53, 98.26], "z": [0, 10, 10, 0, 0]}, {"line": {"color": "black", "width": 3}, "mode": "lines", "type": "scatter3d", "x": [30.31, 30.31, 30.51, 30.51, 30.31], "y": [98.53, 98.53, 98.67, 98.67, 98.53], "z": [0, 10, 10, 0, 0]}, {"line": {"color": "black", "width": 3}, "mode": "lines", "type": "scatter3d", "x": [30.51, 30.51, 27.81, 27.81, 30.51], "y": [98.67, 98.67, 98.67, 98.67, 98.67], "z": [0, 10, 10, 0, 0]}, {"line": {"color": "black", "width": 3}, "mode": "lines", "type": "scatter3d", "x": [27.81, 27.81, 27.21, 27.21, 27.81], "y": [98.67, 98.67, 98.28, 98.28, 98.67], "z": [0, 10, 10, 0, 0]}, {"line": {"color": "black", "width": 3}, "mode": "lines", "type": "scatter3d", "x": [27.21, 27.21, 27.73, 27.73, 27.21], "y": [98.28, 98.28, 97.43, 97.43, 98.28], "z": [0, 10, 10, 0, 0]}, {"line": {"color": "black", "width": 3}, "mode": "lines", "type": "scatter3d", "x": [27.73, 27.73, 28.95, 28.95, 27.73], "y": [97.43, 97.43, 98.25, 98.25, 97.43], "z": [0, 10, 10, 0, 0]}, {"line": {"color": "black", "width": 3}, "mode": "lines", "type": "scatter3d", "x": [28.95, 28.95, 30.21, 30.21, 28.95], "y": [98.25, 98.25, 96, 96, 98.25], "z": [0, 10, 10, 0, 0]}, {"line": {"color": "black", "width": 3}, "mode": "lines", "type": "scatter3d", "x": [30.21, 30.21, 30.21, 30.21, 30.21], "y": [96, 96, 96, 96, 96], "z": [0, 10, 10, 0, 0]}, {"marker": {"color": "blue", "size": 5}, "mode": "markers", "type": "scatter3d", "x": [27.75, 28.43, 24.47, 23.32, 30.7, 34.23, 30.21, 24.14, 22.58, 27.6, 28.56, 28.33, 34.42, 26.07, 25.75, 31.59, 33.94, 22.22, 34.21, 23.1, 34.01, 23.65, 23.45, 31.97, 29.06, 24.54, 24.82, 34.09, 25.93, 24.79, 23.44, 25.84, 23.31, 25.18, 29.85, 23.86, 28.46, 34.22, 23.07, 25.39, 25.91, 26.12, 33.29, 33.09, 25.31, 23.31, 23.13, 33.82, 30.99, 22.22], "y": [94.17, 94.45, 93.68, 96.72, 88.88, 98.31, 94.74, 88.6, 93.19, 97.06, 94.99, 95.22, 98.63, 90.8, 89.17, 92.54, 97.11, 90.59, 92.51, 94.88, 96.2, 90.97, 89.06, 90.27, 93.02, 95.93, 91.21, 96.66, 97.49, 92.48, 98.56, 89.2, 94.41, 94.6, 94.63, 98.35, 91.2, 92.38, 95.29, 90.68, 94.65, 95.24, 98.58, 97.87, 96.87, 94.4, 89.46, 89.75, 93.84, 96.56], "z": [0, 0, 0, 0, 0, 0, 0, 0, 0, 0, 0, 0, 0, 0, 0, 0, 0, 0, 0, 0, 0, 0, 0, 0, 0, 0, 0, 0, 0, 0, 0, 0, 0, 0, 0, 0, 0, 0, 0, 0, 0, 0, 0, 0, 0, 0, 0, 0, 0, 0]}], "layout": {"height": 800, "scene": {"aspectmode": "cube", "xaxis": {"title": {"text": "X"}}, "yaxis": {"title": {"text": "Y"}}, "zaxis": {"title": {"text": "Height"}}}, "width": 800}}
